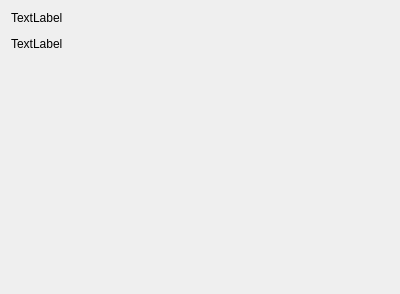
<ui version="4.0" >
 <class>SvnCatOptionDlg</class>
 <widget class="QWidget" name="SvnCatOptionDlg" >
  <property name="geometry" >
   <rect>
    <x>0</x>
    <y>0</y>
    <width>400</width>
    <height>294</height>
   </rect>
  </property>
  <layout class="QVBoxLayout" >
   <item>
    <widget class="QLabel" name="label" >
     <property name="sizePolicy" >
      <sizepolicy vsizetype="Fixed" hsizetype="Preferred" >
       <horstretch>0</horstretch>
       <verstretch>0</verstretch>
      </sizepolicy>
     </property>
     <property name="text" >
      <string comment="KDE::DoNotExtract" >TextLabel</string>
     </property>
    </widget>
   </item>
   <item>
    <widget class="KUrlRequester" name="urledit" >
     <property name="sizePolicy" >
      <sizepolicy vsizetype="Fixed" hsizetype="Preferred" >
       <horstretch>0</horstretch>
       <verstretch>0</verstretch>
      </sizepolicy>
     </property>
    </widget>
   </item>
   <item>
    <widget class="QLabel" name="label_2" >
     <property name="sizePolicy" >
      <sizepolicy vsizetype="Fixed" hsizetype="Preferred" >
       <horstretch>0</horstretch>
       <verstretch>0</verstretch>
      </sizepolicy>
     </property>
     <property name="text" >
      <string comment="KDE::DoNotExtract" >TextLabel</string>
     </property>
    </widget>
   </item>
   <item>
    <widget class="SvnRevisionWidget" native="1" name="revisionWidget" />
   </item>
  </layout>
 </widget>
 <customwidgets>
  <customwidget>
   <class>KUrlRequester</class>
   <extends>QFrame</extends>
   <header>kurlrequester.h</header>
  </customwidget>
  <customwidget>
   <class>SvnRevisionWidget</class>
   <extends>QWidget</extends>
   <header>svnrevisionwidget.h</header>
   <container>1</container>
  </customwidget>
 </customwidgets>
 <resources/>
 <connections/>
</ui>
